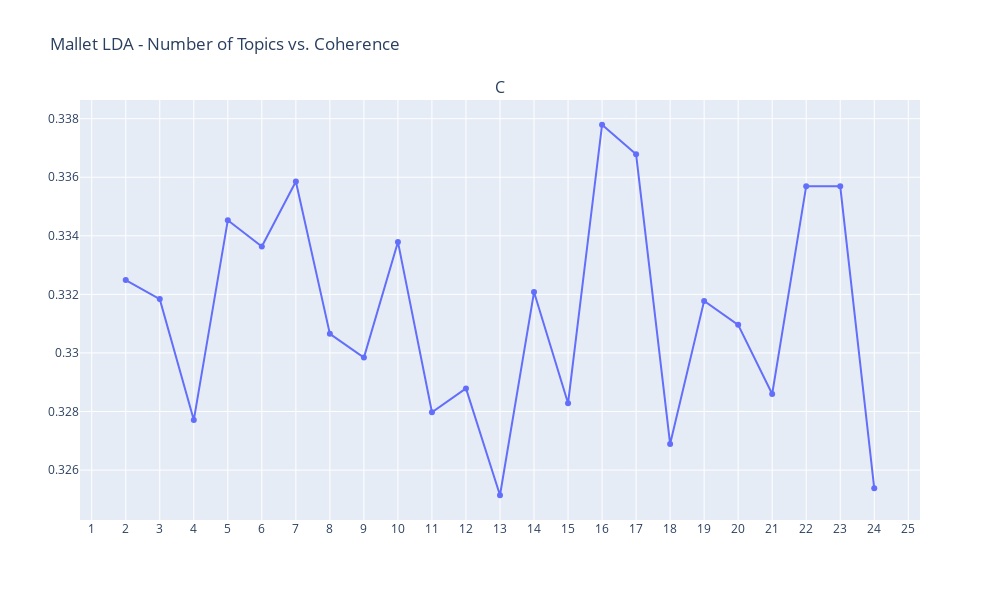

The code cell stored with this chart in its notebook:
### Markdown cell above
## Mallet - LDA

### Code cell
mallet_coherence = []
for k in range(2,25):
    print('Round: '+str(k))
    sample_ldamodel_mallet = gensim.models.wrappers.LdaMallet(
       mallet_path, corpus=corpus, id2word=id2word)
    
    cm = gensim.models.coherencemodel.CoherenceModel(model=sample_ldamodel_mallet, texts=data_lemma, dictionary=id2word, coherence='c_v')
    mallet_coherence.append((k,cm.get_coherence()))
    
    
x_val = [x[0] for x in mallet_coherence]
y_val = [x[1] for x in mallet_coherence]

### Figure 1 — Plotly figure (JSON) as saved in the notebook; plotly's stock layout.template omitted (floating-point values rounded to 4 significant figures)
{"data": [{"mode": "lines+markers", "name": "Coherence score", "type": "scatter", "x": [2, 3, 4, 5, 6, 7, 8, 9, 10, 11, 12, 13, 14, 15, 16, 17, 18, 19, 20, 21, 22, 23, 24], "xaxis": "x", "y": [0.3325, 0.3318, 0.3277, 0.3345, 0.3336, 0.3359, 0.3307, 0.3298, 0.3338, 0.328, 0.3288, 0.3251, 0.3321, 0.3283, 0.3378, 0.3368, 0.3269, 0.3318, 0.331, 0.3286, 0.3357, 0.3357, 0.3254], "yaxis": "y"}], "layout": {"annotations": [{"font": {"size": 16}, "showarrow": false, "text": "C", "x": 0.5, "xanchor": "center", "xref": "paper", "y": 1, "yanchor": "bottom", "yref": "paper"}], "height": 600, "title": {"text": "Mallet LDA - Number of Topics vs. Coherence"}, "width": 1000, "xaxis": {"anchor": "y", "domain": [0, 1], "dtick": 1, "tick0": 1, "tickmode": "linear"}, "xaxis2": {"dtick": 1, "tick0": 1, "tickmode": "linear"}, "yaxis": {"anchor": "x", "domain": [0, 1]}}}
